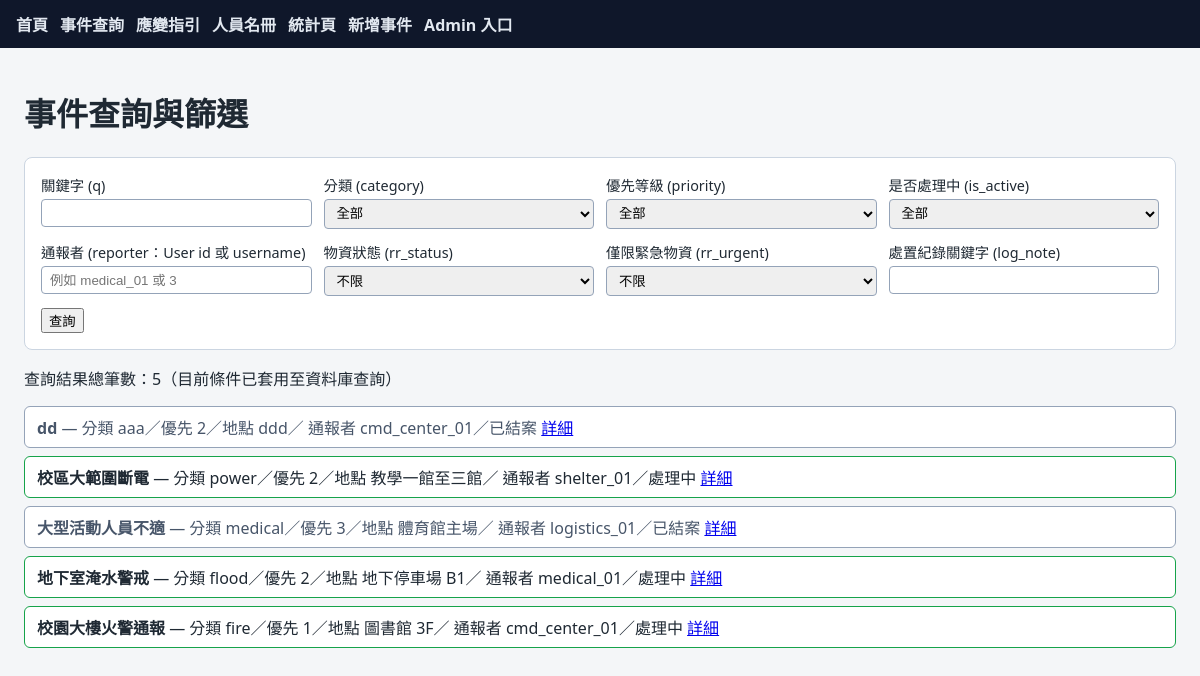
The app's page /incidents/search/ with its own data.
### operations/models.py (models this page shows, shortened)
class Incident(models.Model):
    title = models.CharField(max_length=200, verbose_name="事件標題")
    category = models.CharField(max_length=50, verbose_name="事件分類")
    priority = models.IntegerField(verbose_name="優先等級")
    location = models.CharField(max_length=200, verbose_name="發生地點")
    description = models.TextField(verbose_name="事件描述")
    reporter = models.ForeignKey(
        "auth.User",
        on_delete=models.CASCADE,
        related_name="reported_incidents",
        verbose_name="通報者",
    )
    is_active = models.BooleanField(default=True, verbose_name="是否仍在處理中")
    created_at = models.DateTimeField(auto_now_add=True, verbose_name="建立時間")
    class Meta:
        ordering = ["-created_at"]
    def get_absolute_url(self):
        return reverse("incident_detail", kwargs={"pk": self.pk})

### operations/views.py (the view)
# urls.py: path("incidents/search/", views.IncidentSearchView.as_view(), name="incident_search"),
class IncidentSearchView(ListView):
    model = Incident
    template_name = "incident_search.html"
    context_object_name = "incidents"
    paginate_by = None
    def get_queryset(self):
        qs = Incident.objects.select_related("reporter").all()
        params = self.request.GET
        q = params.get("q", "").strip()
        if q:
            qs = qs.filter(
                Q(title__icontains=q)
                | Q(location__icontains=q)
                | Q(description__icontains=q)
            )
        category = params.get("category", "").strip()
        if category:
            qs = qs.filter(category=category)
        priority = params.get("priority", "").strip()
        if priority.isdigit():
            qs = qs.filter(priority=int(priority))
        is_active = params.get("is_active", "").strip()
        if is_active.lower() in ("true", "1", "yes"):
            qs = qs.filter(is_active=True)
        elif is_active.lower() in ("false", "0", "no"):
            qs = qs.filter(is_active=False)
        reporter = params.get("reporter", "").strip()
        if reporter:
            if reporter.isdigit():
                qs = qs.filter(reporter_id=int(reporter))
            else:
                qs = qs.filter(reporter__username__iexact=reporter)
        rr_status = params.get("rr_status", "").strip()
        if rr_status:
            qs = qs.filter(resource_requests__status=rr_status).distinct()
        rr_urgent = params.get("rr_urgent", "").strip()
        if rr_urgent.lower() in ("true", "1", "yes"):
            qs = qs.filter(resource_requests__is_urgent=True).distinct()
        log_note = params.get("log_note", "").strip()
        if log_note:
            qs = qs.filter(action_logs__note__icontains=log_note).distinct()
        return qs.order_by("-created_at")
    def get_context_data(self, **kwargs):
        ctx = super().get_context_data(**kwargs)
        ctx["search"] = self.request.GET.dict()
        ctx["category_choices"] = ["fire", "flood", "medical", "power"]
        ctx["rr_status_choices"] = [
            ResourceRequest.STATUS_PENDING,
            ResourceRequest.STATUS_APPROVED,
            ResourceRequest.STATUS_DELIVERED,
        ]
        return ctx

### operations/templatetags/operations_extras.py (called while the page is built)
@register.filter
def active_label(value):
    if value is True:
        return "處理中"
    return "已結案"

### templates/incident_search.html (shortened to what this page needs)
{% extends "base.html" %}
{% load operations_extras %}
{% block content %}
<h1>事件查詢與篩選</h1>
<form method="get" action="{% url 'incident_search' %}" class="search-form">
    <div class="search-grid">
        <label>關鍵字 (q)
            <input type="text" name="q" value="{{ search.q|default:'' }}">
        </label>
        <label>分類 (category)
            <select name="category">
                <option value="">全部</option>
            </select>
        </label>
        <label>優先等級 (priority)
            <select name="priority">
                <option value="">全部</option>
            </select>
        </label>
        <label>是否處理中 (is_active)
            <select name="is_active">
                <option value="">全部</option>
            </select>
        </label>
        <label>通報者 (reporter：User id 或 username)
            <input type="text" name="reporter" value="{{ search.reporter|default:'' }}" placeholder="例如 medical_01 或 3">
        </label>
        <label>物資狀態 (rr_status)
            <select name="rr_status">
                <option value="">不限</option>
            </select>
        </label>
        <label>僅限緊急物資 (rr_urgent)
            <select name="rr_urgent">
                <option value="">不限</option>
            </select>
        </label>
        <label>處置紀錄關鍵字 (log_note)
            <input type="text" name="log_note" value="{{ search.log_note|default:'' }}">
        </label>
    </div>
    <button type="submit">查詢</button>
</form>
<p>查詢結果總筆數：{{ incidents|length }}（目前條件已套用至資料庫查詢）</p>
<ul class="search-results">
    {% for incident in incidents %}
        <li class="{% if incident.is_active %}state-active{% else %}state-closed{% endif %}">
            <strong>{{ incident.title }}</strong> —
            分類 {{ incident.category }}／優先 {{ incident.priority }}／地點 {{ incident.location }}／
            通報者 {{ incident.reporter.username }}／{{ incident.is_active|active_label }}
            <a href="{{ incident.get_absolute_url }}">詳細</a>
        </li>
    {% empty %}
        <li class="empty-hint">查無符合條件的資料。</li>
    {% endfor %}
</ul>
{% endblock %}

### static/css/base.css (style rules this page uses)
body { font-family: "Segoe UI", "Noto Sans TC", sans-serif; margin: 0; background: #f4f6f8; color: #1f2933; }
.search-form { background: #fff; border: 1px solid #cbd5e1; border-radius: 8px; padding: 1rem; margin-bottom: 1rem; }
.search-grid { display: grid; grid-template-columns: repeat(auto-fit, minmax(220px, 1fr)); gap: 0.75rem; margin-bottom: 0.75rem; }
.search-form label { display: flex; flex-direction: column; font-size: 0.9rem; gap: 0.25rem; }
.search-form input, .search-form select { padding: 0.35rem 0.5rem; border: 1px solid #94a3b8; border-radius: 4px; }
.search-results { list-style: none; padding: 0; margin: 0; display: grid; gap: 0.5rem; }
.search-results li { padding: 0.5rem 0.75rem; border-radius: 6px; border: 1px solid #cbd5e1; background: #fff; }
.search-results li.state-active { border-color: #16a34a; }
.search-results li.state-closed { border-color: #94a3b8; color: #475569; }

### records on screen
Incident: title "dd", category "aaa", priority "2", location "ddd", reporter.username "cmd_center_01", is_active|active_label "已結案"
Incident: title "校區大範圍斷電", category "power", priority "2", location "教學一館至三館", reporter.username "shelter_01", is_active|active_label "處理中"
Incident: title "大型活動人員不適", category "medical", priority "3", location "體育館主場", reporter.username "logistics_01", is_active|active_label "已結案"
Incident: title "地下室淹水警戒", category "flood", priority "2", location "地下停車場 B1", reporter.username "medical_01", is_active|active_label "處理中"
Incident: title "校園大樓火警通報", category "fire", priority "1", location "圖書館 3F", reporter.username "cmd_center_01", is_active|active_label "處理中"

### other values on screen
{{ incidents|length }} "5"
